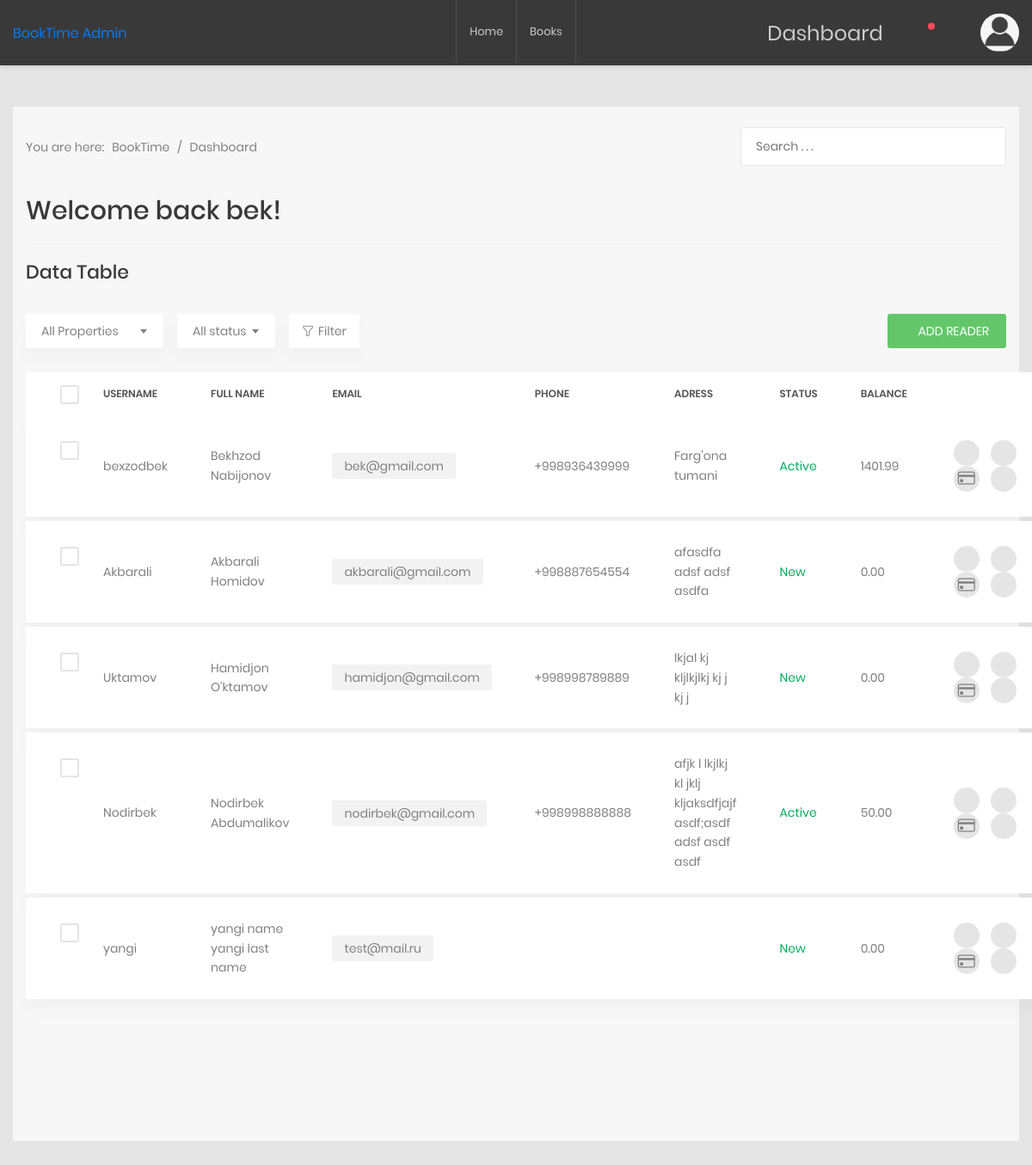
The page /dashboard/ (signed in) on the database as committed earlier.
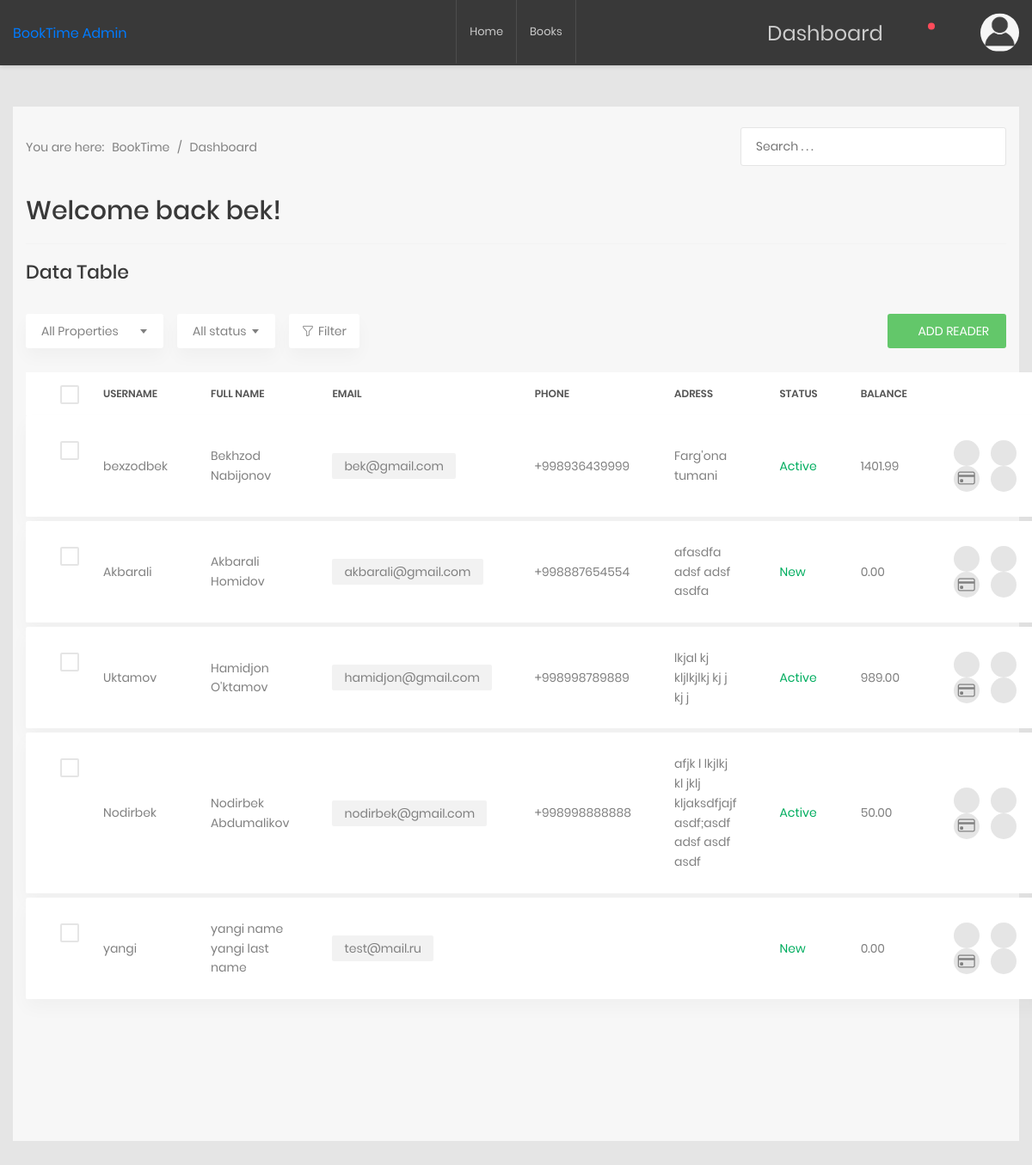
The same page on the database as committed later.
### readers/models.py (models this page shows)
class Readers(AbstractUser):
    class Status(models.TextChoices):
        New = "New", "New"
        Active = "Active", "Active"
    picture = models.ImageField(default='profile_pictures/anonim_user.png', upload_to='profile_pictures/')
    address = models.CharField(max_length=300, blank=True, default="")
    phone = models.CharField(max_length=13)
    balance = models.DecimalField(max_digits=8, decimal_places=2, blank=True, default=0)
    status = models.CharField(max_length=6,
                              choices=Status.choices,
                              default=Status.New
                              )
    class Meta:
        verbose_name = 'Reader'
        verbose_name_plural = 'Readers'

### dashboard/views.py (the view, shortened to what this page needs)
# urls.py: path('', DashboardView.as_view(), name="dashboard"),
class DashboardView(SuperuserRequiredMixin, View):
    def get(self, request):
        readers = Readers.objects.all()
        search_query = request.GET.get('q', '')
        context = {"readers": readers, "search_query": search_query}
        return render(request, 'dashboard/dashboard.html', context)

### dashboard/views.py (called while the page is built)
    def test_func(self):
        return self.request.user.is_superuser

### templates/dashboard/dashboard.html (shortened to what the changed rows need)
{% extends 'base.html' %}
{% block content %}
<div class="page-content--bgf7">
    <section class="welcome p-t-10">
        <div class="container">
            <div class="row">
                <div class="col-md-12">
                    <h1 class="title-4">Welcome back
                        <span>{{ request.user.username }}!</span>
                    </h1>
                </div>
            </div>
        </div>
    </section>
    <section class="p-t-20">
        <div class="container">
            <div class="row">
                <div class="col-md-12">
                    <div class="table-responsive table-responsive-data2">
                        <table class="table table-data2">
                            <thead>
                                <tr>
                                    <th>
                                        <label class="au-checkbox">
                                            <span class="au-checkmark"></span>
                                        </label>
                                    </th>
                                    <th>Username</th>
                                    <th>Full name</th>
                                    <th>Email</th>
                                    <th>Phone</th>
                                    <th>Adress</th>
                                    <th>Status</th>
                                    <th>Balance</th>
                                    <th></th>
                                </tr>
                            </thead>
                            <tbody>
                            {% for reader in readers %}
                                {% if not reader.is_superuser %}
                                    <tr class="tr-shadow">
                                        <td>
                                            <label class="au-checkbox">
                                                <span class="au-checkmark"></span>
                                            </label>
                                        </td>
                                        <td>{{ reader.username }}</td>
                                        <td>{{ reader.first_name }} {{ reader.last_name }}</td>
                                        <td>
                                            <span class="block-email">{{ reader.email }}</span>
                                        </td>
                                        <td>{{ reader.phone }}</td>
                                        <td>{{ reader.address }}</td>
                                        <td>
                                            <span class="status--process">{{ reader.status }}</span>
                                        </td>
                                        <td>{{ reader.balance }}</td>
                                        <td>
                                            <div class="table-data-feature">
                                                <span class="my-1 mx-1">
                                                    <a href="{% url 'dashboard:reader_messages' reader.id %}" class="item" data-toggle="tooltip" data-placement="top" title="Send message">
                                                        <i class="zmdi zmdi-mail-send"></i>
                                                    </a>
                                                    <a href="{% url 'dashboard:payment' reader.id %}" class="item" data-toggle="tooltip" data-placement="top" title="Payment">
                                                        <i class="bi bi-credit-card"></i>
                                                    </a>
                                                </span>
                                                <span class="my-1 mx-1">
                                                    <a href="{% url 'dashboard:edit_reader' reader.id %}" class="item" data-toggle="tooltip" data-placement="top" title="Edit">
                                                        <i class="zmdi zmdi-edit"></i>
                                                    </a>
                                                    <a href="{% url 'dashboard:delete_reader_confirm' reader.id %}" class="item" data-toggle="tooltip" data-placement="top" title="Delete">
                                                        <i class="zmdi zmdi-delete"></i>
                                                    </a>
                                                </span>
                                            </div>
                                        </td>
                                    </tr>
                                    <tr class="spacer"></tr>
                                {% endif %}
                            {% endfor %}
                            </tbody>
                        </table>
                    </div>
                </div>
            </div>
        </div>
    </section>
</div>
{% endblock %}

Rows that differ between the two databases and show on the page:
changed Readers "Uktamov": status "New" → "Active"; balance "0.00" → "989.00"
